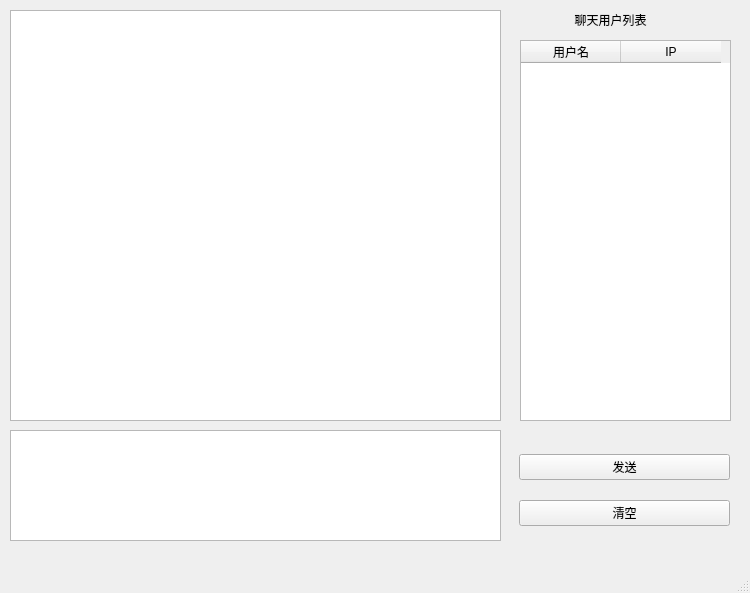
<?xml version="1.0" encoding="UTF-8"?>
<ui version="4.0">
 <class>MainWindow</class>
 <widget class="QMainWindow" name="MainWindow">
  <property name="geometry">
   <rect>
    <x>0</x>
    <y>0</y>
    <width>750</width>
    <height>593</height>
   </rect>
  </property>
  <property name="windowTitle">
   <string>MainWindow</string>
  </property>
  <widget class="QWidget" name="centralwidget">
   <widget class="QTextBrowser" name="textbrowser_talk">
    <property name="geometry">
     <rect>
      <x>10</x>
      <y>10</y>
      <width>491</width>
      <height>411</height>
     </rect>
    </property>
   </widget>
   <widget class="QLabel" name="label">
    <property name="geometry">
     <rect>
      <x>560</x>
      <y>10</y>
      <width>101</width>
      <height>20</height>
     </rect>
    </property>
    <property name="styleSheet">
     <string notr="true">font: 10pt &quot;微软雅黑&quot;;</string>
    </property>
    <property name="text">
     <string>聊天用户列表</string>
    </property>
    <property name="alignment">
     <set>Qt::AlignCenter</set>
    </property>
   </widget>
   <widget class="QWidget" name="verticalLayoutWidget">
    <property name="geometry">
     <rect>
      <x>519</x>
      <y>440</y>
      <width>211</width>
      <height>101</height>
     </rect>
    </property>
    <layout class="QVBoxLayout" name="verticalLayout">
     <item>
      <widget class="QPushButton" name="pushButton_submit">
       <property name="text">
        <string>发送</string>
       </property>
      </widget>
     </item>
     <item>
      <widget class="QPushButton" name="pushButton_clear">
       <property name="text">
        <string>清空</string>
       </property>
      </widget>
     </item>
    </layout>
   </widget>
   <widget class="QTableWidget" name="tableWidget">
    <property name="geometry">
     <rect>
      <x>520</x>
      <y>40</y>
      <width>211</width>
      <height>381</height>
     </rect>
    </property>
    <column>
     <property name="text">
      <string>用户名</string>
     </property>
    </column>
    <column>
     <property name="text">
      <string>IP</string>
     </property>
    </column>
   </widget>
   <widget class="QTextEdit" name="textEdit">
    <property name="geometry">
     <rect>
      <x>10</x>
      <y>430</y>
      <width>491</width>
      <height>111</height>
     </rect>
    </property>
   </widget>
  </widget>
  <widget class="QMenuBar" name="menubar">
   <property name="geometry">
    <rect>
     <x>0</x>
     <y>0</y>
     <width>750</width>
     <height>23</height>
    </rect>
   </property>
  </widget>
  <widget class="QStatusBar" name="statusbar"/>
 </widget>
 <resources/>
 <connections/>
</ui>
